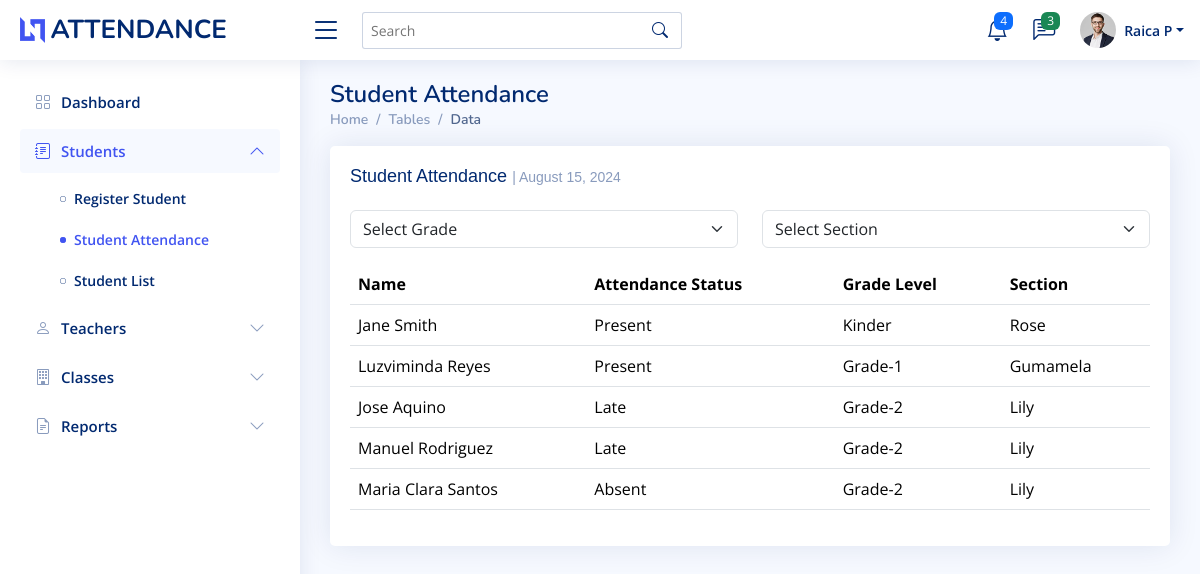
Screenshot of /attendance.php with the database file from the repository.
### tables this page shows
CREATE TABLE `attendance` (
  `attendanceID` int(11) NOT NULL,
  `teacher_Id` int(100) NOT NULL,
  `studentID` int(11) DEFAULT NULL,
  `date` date DEFAULT NULL,
  `status` varchar(10) DEFAULT NULL
);

CREATE TABLE `student` (
  `studentID` int(11) NOT NULL,
  `name` varchar(100) NOT NULL,
  `gender` varchar(250) NOT NULL,
  `profile_pic` varchar(100) NOT NULL,
  `teacher_Id` int(11) DEFAULT NULL,
  `gmail` varchar(100) NOT NULL,
  `class_id` int(100) NOT NULL,
  `parent_contact` int(100) NOT NULL,
  `school_year` varchar(100) NOT NULL
);

CREATE TABLE `classes` (
  `class_id` int(100) NOT NULL,
  `grade_level` varchar(100) NOT NULL,
  `section` varchar(100) NOT NULL,
  `assigned_teacher_id` int(11) DEFAULT NULL
);

### database/db-attendance.php (called while the page is built)
<?php
include 'database/db_connect.php';
$today = date("Y-m-d");
$attendanceQuery = "
      SELECT a.attendanceID, a.teacher_Id, a.studentID, a.date, a.status,
           s.name, s.gender, s.profile_pic, s.teacher_Id AS student_teacher_Id,
           s.gmail, s.class_id, s.parent_contact, s.school_year,
           c.grade_level, c.section, c.assigned_teacher_id
    FROM attendance a
    JOIN student s ON a.studentID = s.studentID
    JOIN classes c ON s.class_id = c.class_id
    WHERE a.date = '$today'
    ORDER BY
        CASE
            WHEN c.grade_level = 'Kinder' THEN 1
            WHEN c.grade_level = 'Grade-1' THEN 2
            WHEN c.grade_level = 'Grade-2' THEN 3
            WHEN c.grade_level = 'Grade-3' THEN 4
            WHEN c.grade_level = 'Grade-4' THEN 5
            WHEN c.grade_level = 'Grade-5' THEN 6
            WHEN c.grade_level = 'Grade-6' THEN 7
            WHEN c.grade_level = 'Grade-7' THEN 8
            WHEN c.grade_level = 'Grade-8' THEN 9
            WHEN c.grade_level = 'Grade-9' THEN 10
            WHEN c.grade_level = 'Grade-10' THEN 11
            WHEN c.grade_level = 'Grade-11' THEN 12
            WHEN c.grade_level = 'Grade-12' THEN 13
            ELSE 14
        END,
        s.name ASC";
$attendanceResult = $conn->query($attendanceQuery);
$students = [];
if ($attendanceResult->num_rows > 0) {
    while ($row = $attendanceResult->fetch_assoc()) {
        $students[] = $row;
    }
}
?>

### attendance.php (the view, shortened to what this page needs)
<?php
include 'database/db_connect.php';
include 'database/db-attendance.php';
$activePage = 'attendance';
?>
<!DOCTYPE html>
<html lang="en">
<head>
  <link href="assets/vendor/bootstrap/css/bootstrap.min.css" rel="stylesheet">
  <link href="assets/vendor/bootstrap-icons/bootstrap-icons.css" rel="stylesheet">
  <link href="assets/vendor/boxicons/css/boxicons.min.css" rel="stylesheet">
  <link href="assets/vendor/quill/quill.snow.css" rel="stylesheet">
  <link href="assets/vendor/quill/quill.bubble.css" rel="stylesheet">
  <link href="assets/vendor/remixicon/remixicon.css" rel="stylesheet">
  <link href="assets/vendor/simple-datatables/style.css" rel="stylesheet">
  <link href="assets/css/style.css" rel="stylesheet">
</head>
<body>
  <?php include 'header.php'; ?>
  <?php include 'sidebar.php'; ?>
  <main id="main" class="main">
    <div class="pagetitle">
      <h1>Student Attendance</h1>
      <nav>
        <ol class="breadcrumb">
          <li class="breadcrumb-item"><a href="index.html">Home</a></li>
          <li class="breadcrumb-item">Tables</li>
          <li class="breadcrumb-item active">Data</li>
        </ol>
      </nav>
    </div>
    <section class="section">
      <div class="row">
        <div class="col-lg-12">
          <div class="card">
            <div class="card-body">
              <h5 class="card-title">Student Attendance <span>| <?= date("F j, Y") ?></span> </h5>
              <div class="row mb-3">
                <div class="col-md-6">
                  <select id="gradeFilter" class="form-select">
                    <option value="">Select Grade</option>
                  </select>
                </div>
                <div class="col-md-6">
                  <select id="sectionFilter" class="form-select">
                    <option value="">Select Section</option>
                  </select>
                </div>
              </div>
              <table class="table datatable" id="studentsTable">
                <thead>
                  <tr>
                    <th>Name</th>
                    <th>Attendance Status</th>
                    <th>Grade Level</th>
                    <th>Section</th>
                  </tr>
                </thead>
                <tbody>
                  <?php foreach ($students as $student) : ?>
                    <tr>
                      <td><?= htmlspecialchars($student['name']) ?></td>
                      <td><?= htmlspecialchars($student['status']) ?></td>
                      <td><?= htmlspecialchars($student['grade_level']) ?></td>
                      <td><?= htmlspecialchars($student['section']) ?></td>
                    </tr>
                  <?php endforeach; ?>
                </tbody>
              </table>
            </div>
          </div>
        </div>
      </div>
    </section>
  </main>
</body>
</html>

### header.php (shortened to what this page needs)
<header id="header" class="header fixed-top d-flex align-items-center">
  <div class="d-flex align-items-center justify-content-between">
    <a href="index.html" class="logo d-flex align-items-center">
      <img src="assets/img/logo.png" alt="">
      <span class="d-none d-lg-block"> ATTENDANCE</span>
    </a>
    <i class="bi bi-list toggle-sidebar-btn"></i>
  </div>
  <div class="search-bar">
    <form class="search-form d-flex align-items-center" method="POST" action="#">
      <input type="text" name="query" placeholder="Search" title="Enter search keyword">
      <button type="submit" title="Search"><i class="bi bi-search"></i></button>
    </form>
  </div>
  <nav class="header-nav ms-auto">
    <ul class="d-flex align-items-center">
      <li class="nav-item dropdown">
        <a class="nav-link nav-icon" href="#" data-bs-toggle="dropdown">
          <i class="bi bi-bell"></i>
          <span class="badge bg-primary badge-number">4</span>
        </a>
      </li>
      <li class="nav-item dropdown">
        <a class="nav-link nav-icon" href="#" data-bs-toggle="dropdown">
          <i class="bi bi-chat-left-text"></i>
          <span class="badge bg-success badge-number">3</span>
        </a>
      </li>
      <li class="nav-item dropdown pe-3">
        <a class="nav-link nav-profile d-flex align-items-center pe-0" href="#" data-bs-toggle="dropdown">
          <img src="assets/img/profile-img.jpg" alt="Profile" class="rounded-circle">
          <span class="d-none d-md-block dropdown-toggle ps-2">Raica P</span>
        </a>
      </li>
    </ul>
  </nav>
</header>

### sidebar.php (shortened to what this page needs)
<aside id="sidebar" class="sidebar">
  <ul class="sidebar-nav" id="sidebar-nav">
    <li class="nav-item">
      <a class="nav-link <?php echo $activePage === 'dashboard' ? '' : 'collapsed'; ?>" href="dashboard.php">
        <i class="bi bi-grid"></i>
        <span>Dashboard</span>
      </a>
    </li>
    <li class="nav-item">
      <a class="nav-link <?php echo in_array($activePage, ['add-student', 'attendance', 'student-list']) ? '' : 'collapsed'; ?>" data-bs-target="#students-nav" data-bs-toggle="collapse" href="#">
        <i class="bi bi-journal-text"></i><span>Students</span><i class="bi bi-chevron-down ms-auto"></i>
      </a>
      <ul id="students-nav" class="nav-content collapse <?php echo in_array($activePage, ['add-student', 'attendance', 'student-list']) ? 'show' : ''; ?>" data-bs-parent="#sidebar-nav">
        <li>
          <a href="add-student.php" class="<?php echo $activePage === 'add-student' ? 'active' : ''; ?>">
            <i class="bi bi-circle"></i><span>Register Student</span>
          </a>
        </li>
        <li>
          <a href="attendance.php" class="<?php echo $activePage === 'attendance' ? 'active' : ''; ?>">
            <i class="bi bi-circle"></i><span>Student Attendance</span>
          </a>
        </li>
        <li>
          <a href="student-list.php" class="<?php echo $activePage === 'student-list' ? 'active' : ''; ?>">
            <i class="bi bi-circle"></i><span>Student List</span>
          </a>
        </li>
      </ul>
    </li>
    <li class="nav-item">
      <a class="nav-link <?php echo in_array($activePage, ['account', 'register-teacher']) ? '' : 'collapsed'; ?>" data-bs-target="#teachers-nav" data-bs-toggle="collapse" href="#">
        <i class="bi bi-person"></i><span>Teachers</span><i class="bi bi-chevron-down ms-auto"></i>
      </a>
    </li>
    <li class="nav-item">
      <a class="nav-link <?php echo in_array($activePage, ['class', 'class-management']) ? '' : 'collapsed'; ?>" data-bs-target="#classes-nav" data-bs-toggle="collapse" href="#">
        <i class="bi bi-building"></i><span>Classes</span><i class="bi bi-chevron-down ms-auto"></i>
      </a>
    </li>
        <li class="nav-item">
      <a class="nav-link <?php echo in_array($activePage, ['attendance-report', 'performance-report']) ? '' : 'collapsed'; ?>" data-bs-target="#reports-nav" data-bs-toggle="collapse" href="#">
        <i class="bi bi-file-earmark-text"></i><span>Reports</span><i class="bi bi-chevron-down ms-auto"></i>
      </a>
    </li>
  </ul>
</aside>

### assets/css/style.css (style rules this page uses)
:root { scroll-behavior: smooth; }
body { font-family: "Open Sans", sans-serif; background: #f6f9ff; color: #444444; }
a { color: #4154f1; text-decoration: none; }
h1, h2, h3, h4, h5, h6 { font-family: "Nunito", sans-serif; }
#main { margin-top: 60px; padding: 20px 30px; transition: all 0.3s; }
.pagetitle { margin-bottom: 10px; }
.pagetitle h1 { font-size: 24px; margin-bottom: 0; font-weight: 600; color: #012970; }
.card { margin-bottom: 30px; border: none; border-radius: 5px; box-shadow: 0px 0 30px rgba(1, 41, 112, 0.1); flex: 1; }
.card-title { padding: 20px 0 15px 0; font-size: 18px; font-weight: 500; color: #012970; font-family: "Poppins", sans-serif; }
.card-title span { color: #899bbd; font-size: 14px; font-weight: 400; }
.card-body { padding: 0 20px 20px 20px; }
.breadcrumb { font-size: 14px; font-family: "Nunito", sans-serif; color: #899bbd; font-weight: 600; }
.breadcrumb a { color: #899bbd; transition: 0.3s; }
.breadcrumb .breadcrumb-item::before { color: #899bbd; }
.breadcrumb .active { color: #51678f; font-weight: 600; }
.logo { line-height: 1; }
@media (min-width: 1200px) { .logo { width: 280px; } }
.logo img { max-height: 26px; margin-right: 6px; }
.logo span { font-size: 26px; font-weight: 700; color: #012970; font-family: "Nunito", sans-serif; }
.header { transition: all 0.5s; z-index: 997; height: 60px; box-shadow: 0px 2px 20px rgba(1, 41, 112, 0.1); background-color: #fff; padding-left: 20px; }
.header .toggle-sidebar-btn { font-size: 32px; padding-left: 10px; cursor: pointer; color: #012970; }
.header .search-bar { min-width: 360px; padding: 0 20px; }
.header .search-form { width: 100%; }
.header .search-form input { border: 0; font-size: 14px; color: #012970; border: 1px solid rgba(1, 41, 112, 0.2); padding: 7px 38px 7px 8px; border-radius: 3px; transition: 0.3s; width: 100%; }
.header .search-form button { border: 0; padding: 0; margin-left: -30px; background: none; }
.header .search-form button i { color: #012970; }
.header-nav ul { list-style: none; }
.header-nav>ul { margin: 0; padding: 0; }
.header-nav .nav-icon { font-size: 22px; color: #012970; margin-right: 25px; position: relative; }
.header-nav .nav-profile { color: #012970; }
.header-nav .nav-profile img { max-height: 36px; }
.header-nav .nav-profile span { font-size: 14px; font-weight: 600; }
.header-nav .badge-number { position: absolute; inset: -2px -5px auto auto; font-weight: normal; font-size: 12px; padding: 3px 6px; }
.sidebar { position: fixed; top: 60px; left: 0; bottom: 0; width: 300px; z-index: 996; transition: all 0.3s; padding: 20px; overflow-y: auto; scrollbar-width: thin; scrollbar-color: #aab7cf transparent; box-shadow: 0px 0px 20px rgba(1, 41, 112, 0.1); background-color: #fff; }
@media (min-width: 1200px) { #main, #footer { margin-left: 300px; } }
.sidebar-nav { padding: 0; margin: 0; list-style: none; }
.sidebar-nav li { padding: 0; margin: 0; list-style: none; }
.sidebar-nav .nav-item { margin-bottom: 5px; }
.sidebar-nav .nav-link { display: flex; align-items: center; font-size: 15px; font-weight: 600; color: #4154f1; transition: 0.3; background: #f6f9ff; padding: 10px 15px; border-radius: 4px; }
.sidebar-nav .nav-link i { font-size: 16px; margin-right: 10px; color: #4154f1; }
.sidebar-nav .nav-link.collapsed { color: #012970; background: #fff; }
.sidebar-nav .nav-link.collapsed i { color: #899bbd; }
.sidebar-nav .nav-link .bi-chevron-down { margin-right: 0; transition: transform 0.2s ease-in-out; }
.sidebar-nav .nav-link:not(.collapsed) .bi-chevron-down { transform: rotate(180deg); }
.sidebar-nav .nav-content { padding: 5px 0 0 0; margin: 0; list-style: none; }
.sidebar-nav .nav-content a { display: flex; align-items: center; font-size: 14px; font-weight: 600; color: #012970; transition: 0.3; padding: 10px 0 10px 40px; transition: 0.3s; }
.sidebar-nav .nav-content a i { font-size: 6px; margin-right: 8px; line-height: 0; border-radius: 50%; }
.sidebar-nav .nav-content a:hover, .sidebar-nav .nav-content a.active { color: #4154f1; }
.sidebar-nav .nav-content a.active i { background-color: #4154f1; }

### rows the page displays
attendance: studentID.name "Jane Smith", status "Present", classes.grade_level "Kinder", classes.section "Rose"
attendance: studentID.name "Luzviminda Reyes", status "Present", classes.grade_level "Grade-1", classes.section "Gumamela"
attendance: studentID.name "Jose Aquino", status "Late", classes.grade_level "Grade-2", classes.section "Lily"
attendance: studentID.name "Manuel Rodriguez", status "Late", classes.grade_level "Grade-2", classes.section "Lily"
attendance: studentID.name "Maria Clara Santos", status "Absent", classes.grade_level "Grade-2", classes.section "Lily"
